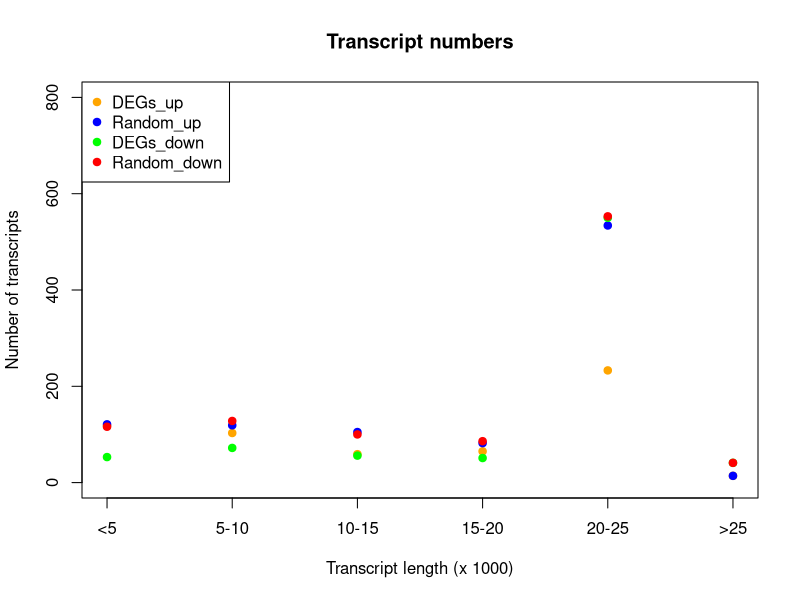

Write the R code that produced this figure.
setwd("~/Project_bioinformatics/GALAXY!!!/Project_bioinformatics")
require(ggplot2)
library(RColorBrewer)
library(dplyr)


Metabolite <- read.delim("max_transcript.txt", comment.char = "#")

DEGup <- read.delim("DEG_upregulation.txt", comment.char="#")

select_up<- which(Metabolite$GeneID%in%DEGup$GeneID)
Metabolite_select_up <- Metabolite[select_up,]
Metabolite_select_up$Maxtranscript<-as.numeric(Metabolite_select_up$max_transcript)

Randomup <- read.delim("Random_1009.txt", comment.char="#")

select_up<- which(Metabolite$GeneID%in%Randomup$GeneID)
Metabolite_select_upRandom <- Metabolite[select_up,]
Metabolite_select_upRandom$Maxtranscript<-as.numeric(Metabolite_select_upRandom$max_transcript)

DEGdown <- read.delim("DEG_downregulation.txt", comment.char="#")

select_down<- which(Metabolite$GeneID%in%DEGdown$GeneID)
Metabolite_select_down <- Metabolite[select_down,]
Metabolite_select_down$Maxtranscript<-as.numeric(Metabolite_select_down$max_transcript)

Randomdown <- read.delim("Random_1053.txt", comment.char="#")

select_down<- which(Metabolite$GeneID%in%Randomdown$GeneID)
Metabolite_select_downRandom <- Metabolite[select_down,]
Metabolite_select_downRandom$Maxtranscript<-as.numeric(Metabolite_select_downRandom$max_transcript)



####  UP

bin_up_5000<-subset(Metabolite_select_up,Metabolite_select_up$Maxtranscript<=5000)
bin_up_5001_10000<-subset(Metabolite_select_up,Metabolite_select_up$Maxtranscript>5000&Metabolite_select_up$Maxtranscript<=10000)
bin_up_10001_15000<-subset(Metabolite_select_up,Metabolite_select_up$Maxtranscript>10000&Metabolite_select_up$Maxtranscript<=15000)
bin_up_15001_20000<-subset(Metabolite_select_up,Metabolite_select_up$Maxtranscript>15000&Metabolite_select_up$Maxtranscript<=20000)
bin_up_20001_25000<-subset(Metabolite_select_up,Metabolite_select_up$Maxtranscript>20000&Metabolite_select_up$Maxtranscript<=250000)
bin_up_25001<-subset(Metabolite_select_up,Metabolite_select_up$Maxtranscript>250000)

bin_up_5000_random<-subset(Metabolite_select_upRandom,Metabolite_select_upRandom$Maxtranscript<=5000)
bin_up_5001_10000_random<-subset(Metabolite_select_upRandom,Metabolite_select_upRandom$Maxtranscript>5000&Metabolite_select_upRandom$Maxtranscript<=10000)
bin_up_10001_15000_random<-subset(Metabolite_select_upRandom,Metabolite_select_upRandom$Maxtranscript>10000&Metabolite_select_upRandom$Maxtranscript<=15000)
bin_up_15001_20000_random<-subset(Metabolite_select_upRandom,Metabolite_select_upRandom$Maxtranscript>15000&Metabolite_select_upRandom$Maxtranscript<=20000)
bin_up_20001_25000_random<-subset(Metabolite_select_upRandom,Metabolite_select_upRandom$Maxtranscript>20000&Metabolite_select_upRandom$Maxtranscript<=250000)
bin_up_25001_random<-subset(Metabolite_select_upRandom,Metabolite_select_upRandom$Maxtranscript>250000)
##DOWN

bin_down_5000<-subset(Metabolite_select_down,Metabolite_select_down$Maxtranscript<=5000)
bin_down_5001_10000<-subset(Metabolite_select_down,Metabolite_select_down$Maxtranscript>5000&Metabolite_select_down$Maxtranscript<=10000)
bin_down_10001_15000<-subset(Metabolite_select_down,Metabolite_select_down$Maxtranscript>10000&Metabolite_select_down$Maxtranscript<=15000)
bin_down_15001_20000<-subset(Metabolite_select_down,Metabolite_select_down$Maxtranscript>15000&Metabolite_select_down$Maxtranscript<=20000)
bin_down_20001_25000<-subset(Metabolite_select_down,Metabolite_select_down$Maxtranscript>20000&Metabolite_select_down$Maxtranscript<=250000)
bin_down_25001<-subset(Metabolite_select_down,Metabolite_select_down$Maxtranscript>250000)

bin_down_5000_random<-subset(Metabolite_select_downRandom,Metabolite_select_downRandom$Maxtranscript<=5000)
bin_down_5001_10000_random<-subset(Metabolite_select_downRandom,Metabolite_select_downRandom$Maxtranscript>5000&Metabolite_select_downRandom$Maxtranscript<=10000)
bin_down_10001_15000_random<-subset(Metabolite_select_downRandom,Metabolite_select_downRandom$Maxtranscript>10000&Metabolite_select_downRandom$Maxtranscript<=15000)
bin_down_15001_20000_random<-subset(Metabolite_select_downRandom,Metabolite_select_downRandom$Maxtranscript>15000&Metabolite_select_downRandom$Maxtranscript<=20000)
bin_down_20001_25000_random<-subset(Metabolite_select_downRandom,Metabolite_select_downRandom$Maxtranscript>20000&Metabolite_select_downRandom$Maxtranscript<=250000)
bin_down_25001_random<-subset(Metabolite_select_downRandom,Metabolite_select_downRandom$Maxtranscript>250000)

DEGs_up <- c(nrow(bin_up_5000),nrow(bin_up_5001_10000),nrow(bin_up_10001_15000),nrow(bin_up_15001_20000),nrow(bin_up_20001_25000),nrow(bin_up_25001))
DEGs_up<-as.data.frame(DEGs_up)
Random_up <- c(nrow(bin_up_5000_random),nrow(bin_up_5001_10000_random),nrow(bin_up_10001_15000_random),nrow(bin_up_15001_20000_random),nrow(bin_up_20001_25000_random),nrow(bin_up_25001))
Random_up <- as.data.frame(Random_up)

DEGs_down <- c(nrow(bin_down_5000),nrow(bin_down_5001_10000),nrow(bin_down_10001_15000),nrow(bin_down_15001_20000),nrow(bin_down_20001_25000),nrow(bin_down_25001))
DEGs_down<-as.data.frame(DEGs_down)
Random_down <- c(nrow(bin_down_5000_random),nrow(bin_down_5001_10000_random),nrow(bin_down_10001_15000_random),nrow(bin_down_15001_20000_random),nrow(bin_down_20001_25000_random),nrow(bin_down_25001))
Random_down <- as.data.frame(Random_down)


pdf("Transcript_numbers.pdf")
plot(DEGs_up$DEGs_up, col="orange", pch=19,
     main="Transcript numbers",
     xlab="Transcript length (x 1000)",
     ylab="Number of transcripts", xaxt = "n",
     ylim=c(0,800))
axis(side=1, at = c(1, 2, 3, 4, 5, 6),labels=c("<5","5-10","10-15","15-20","20-25", ">25"))
points(Random_up$Random_up, col="blue", pch=19)
points(DEGs_down$DEGs_down, col="green", pch=19)
points(Random_down$Random_down, col="red", pch=19)
legend('topleft',legend=c("DEGs_up", "Random_up","DEGs_down","Random_down"), pch=c(19, 19), col=c('orange', 'blue','green', 'red'))
dev.off()